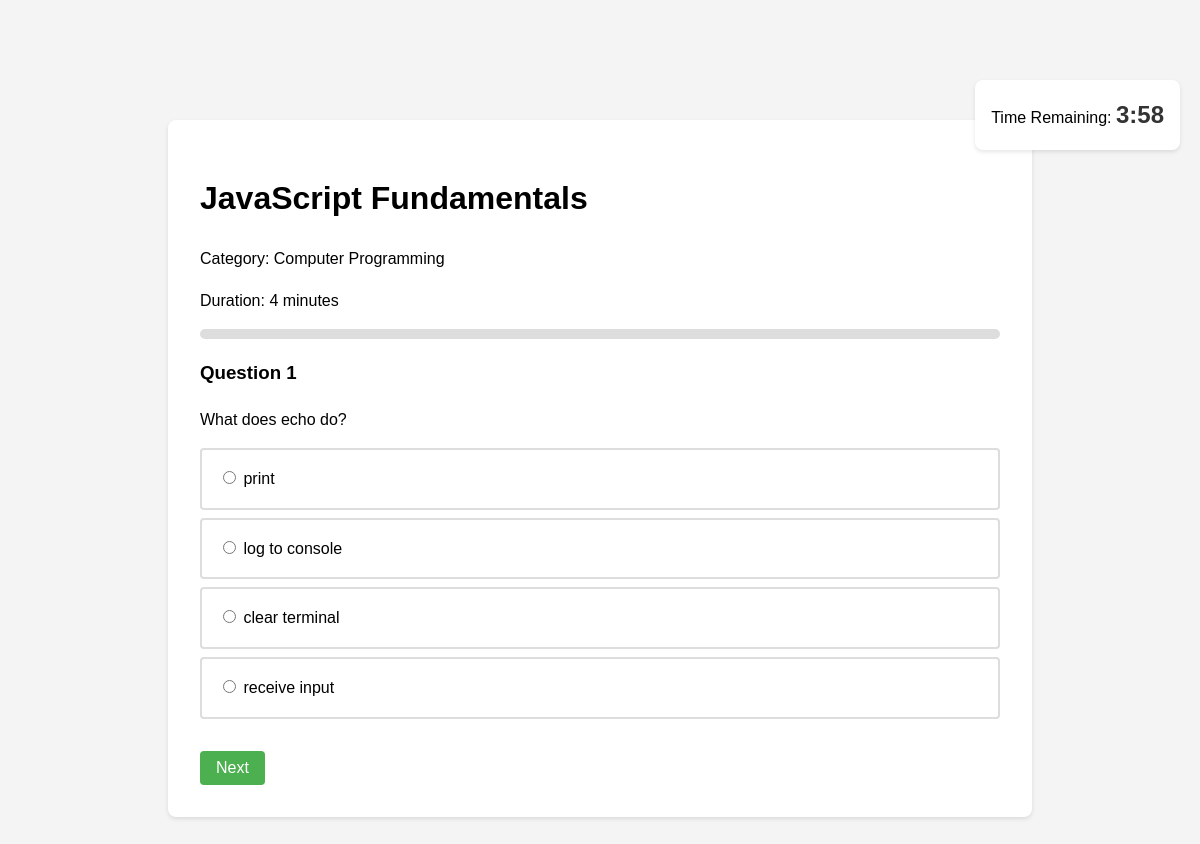
Screenshot of /view/take_quiz.php?id=8 (signed in) with the database file from the repository.
### tables this page shows
CREATE TABLE `quizzes` (
  `id` int(11) NOT NULL,
  `category_id` int(11) NOT NULL,
  `name` varchar(100) NOT NULL,
  `description` text DEFAULT NULL,
  `created_at` timestamp NOT NULL DEFAULT current_timestamp(),
  `updated_at` timestamp NOT NULL DEFAULT current_timestamp() ON UPDATE current_timestamp(),
  `duration_minutes` int(11) NOT NULL DEFAULT 3 COMMENT 'Duration of the quiz in minutes',
  `is_active` tinyint(1) DEFAULT 1
);

CREATE TABLE `categories` (
  `id` int(11) NOT NULL,
  `name` varchar(100) NOT NULL,
  `description` text DEFAULT NULL,
  `created_at` timestamp NOT NULL DEFAULT current_timestamp(),
  `updated_at` timestamp NOT NULL DEFAULT current_timestamp() ON UPDATE current_timestamp()
);

CREATE TABLE `questions` (
  `id` int(11) NOT NULL,
  `quiz_id` int(11) NOT NULL,
  `question_text` text NOT NULL,
  `options` longtext NOT NULL CHECK (json_valid(`options`)),
  `correct_option` int(11) NOT NULL,
  `created_at` timestamp NOT NULL DEFAULT current_timestamp(),
  `updated_at` timestamp NOT NULL DEFAULT current_timestamp() ON UPDATE current_timestamp()
);

### view/take_quiz.php (the view, shortened to what this page needs)
<?php
include "../db/config.php";
$quiz_id = $_GET['id'];
$quiz_query = "SELECT q.*, c.name as category_name
               FROM quizzes q
               JOIN categories c ON q.category_id = c.id
               WHERE q.id = ?";
$stmt = $conn->prepare($quiz_query);
$stmt->bind_param("i", $quiz_id);
$stmt->execute();
$quiz_result = $stmt->get_result();
$quiz = $quiz_result->fetch_assoc();
    ?>
    <?php
$questions_query = "SELECT * FROM questions WHERE quiz_id = ?";
$stmt = $conn->prepare($questions_query);
$stmt->bind_param("i", $quiz_id);
$stmt->execute();
$questions_result = $stmt->get_result();
$questions = [];
while($question = $questions_result->fetch_assoc()) {
    $questions[] = $question;
}
?>
<!DOCTYPE html>
<html>
<head>
</head>
<body>
<div class="timer-container">
    Time Remaining: <span class="timer" id="timer"></span>
</div>
<div class="quiz-container">
    <h1><?php echo htmlspecialchars($quiz['name']); ?></h1>
    <p>Category: <?php echo htmlspecialchars($quiz['category_name']); ?></p>
    <p>Duration: <?php echo htmlspecialchars($quiz['duration_minutes']); ?> minutes</p>
    <div class="progress-bar">
    </div>
    <form id="quizForm">
        <?php foreach($questions as $index => $question): ?>
            <div class="question <?php echo $index === 0 ? 'active' : ''; ?>" data-question="<?php echo $index; ?>">
                <h3>Question <?php echo $index + 1; ?></h3>
                <p><?php echo htmlspecialchars($question['question_text']); ?></p>
                <div class="options">
                    <?php
                    $options = json_decode($question['options'], true);
                    foreach($options as $optionIndex => $option):
                        ?>
                        <label class="option">
                            <input type="radio" name="question_<?php echo $question['id']; ?>" value="<?php echo $optionIndex; ?>">
                            <?php echo htmlspecialchars($option); ?>
                        </label>
                    <?php endforeach; ?>
                </div>
            </div>
        <?php endforeach; ?>
        <div class="navigation">
            <button type="button" id="nextBtn" class="nav-btn">Next</button>
        </div>
    </form>
</div>
</body>
</html>

### view/take_quiz.php (style rules this page uses)
body { font-family: Arial, sans-serif; line-height: 1.6; background-color: #f4f4f4; margin: 0; padding: 0; }
.quiz-container { max-width: 800px; margin: 15vh auto 2rem; padding: 2rem; background: white; border-radius: 8px; box-shadow: 0 2px 4px rgba(0,0,0,0.1); }
.question { display: none; margin-bottom: 2rem; }
.question.active { display: block; }
.options { margin: 1rem 0; }
.option { display: block; padding: 1rem; margin: 0.5rem 0; border: 2px solid #ddd; border-radius: 4px; cursor: pointer; transition: all 0.3s; }
.navigation { display: flex; justify-content: space-between; margin-top: 2rem; }
.nav-btn { padding: 0.5rem 1rem; border: none; border-radius: 4px; cursor: pointer; font-size: 1rem; transition: background-color 0.3s; }
#nextBtn { background-color: #4CAF50; color: white; }
.progress-bar { width: 100%; height: 10px; background-color: #ddd; margin: 1rem 0; border-radius: 5px; overflow: hidden; }
.timer-container { position: fixed; top: 80px; right: 20px; background: white; padding: 1rem; border-radius: 8px; box-shadow: 0 2px 4px rgba(0,0,0,0.1); z-index: 100; }
.timer { font-size: 1.5rem; font-weight: bold; color: #333; }

### rows the page displays
quizzes: name "JavaScript Fundamentals", category.name "Computer Programming", duration_minutes "4"
questions: question_text "What does echo do?", options "print", options "log to console", options "clear terminal", options "receive input"
